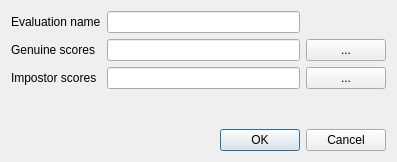
<?xml version="1.0" encoding="UTF-8"?>
<ui version="4.0">
 <class>DialogEvaluationLoad</class>
 <widget class="QDialog" name="DialogEvaluationLoad">
  <property name="geometry">
   <rect>
    <x>0</x>
    <y>0</y>
    <width>397</width>
    <height>162</height>
   </rect>
  </property>
  <property name="windowTitle">
   <string>Dialog</string>
  </property>
  <layout class="QVBoxLayout" name="verticalLayout">
   <item>
    <layout class="QGridLayout" name="gridLayout">
     <item row="1" column="0">
      <widget class="QLabel" name="label">
       <property name="text">
        <string>Genuine scores</string>
       </property>
      </widget>
     </item>
     <item row="2" column="2">
      <widget class="QPushButton" name="pbtnLoadImpostors">
       <property name="text">
        <string>...</string>
       </property>
      </widget>
     </item>
     <item row="1" column="2">
      <widget class="QPushButton" name="pbtnLoadGenuines">
       <property name="text">
        <string>...</string>
       </property>
      </widget>
     </item>
     <item row="1" column="1">
      <widget class="QLineEdit" name="leGenuineScores"/>
     </item>
     <item row="2" column="1">
      <widget class="QLineEdit" name="leImpostorScores"/>
     </item>
     <item row="2" column="0">
      <widget class="QLabel" name="label_2">
       <property name="text">
        <string>Impostor scores</string>
       </property>
      </widget>
     </item>
     <item row="0" column="0">
      <widget class="QLabel" name="label_3">
       <property name="text">
        <string>Evaluation name</string>
       </property>
      </widget>
     </item>
     <item row="0" column="1">
      <widget class="QLineEdit" name="leName"/>
     </item>
    </layout>
   </item>
   <item>
    <spacer name="verticalSpacer">
     <property name="orientation">
      <enum>Qt::Vertical</enum>
     </property>
     <property name="sizeHint" stdset="0">
      <size>
       <width>20</width>
       <height>40</height>
      </size>
     </property>
    </spacer>
   </item>
   <item>
    <widget class="QDialogButtonBox" name="buttonBox">
     <property name="orientation">
      <enum>Qt::Horizontal</enum>
     </property>
     <property name="standardButtons">
      <set>QDialogButtonBox::Cancel|QDialogButtonBox::Ok</set>
     </property>
    </widget>
   </item>
  </layout>
 </widget>
 <resources/>
 <connections>
  <connection>
   <sender>buttonBox</sender>
   <signal>accepted()</signal>
   <receiver>DialogEvaluationLoad</receiver>
   <slot>accept()</slot>
   <hints>
    <hint type="sourcelabel">
     <x>248</x>
     <y>254</y>
    </hint>
    <hint type="destinationlabel">
     <x>157</x>
     <y>274</y>
    </hint>
   </hints>
  </connection>
  <connection>
   <sender>buttonBox</sender>
   <signal>rejected()</signal>
   <receiver>DialogEvaluationLoad</receiver>
   <slot>reject()</slot>
   <hints>
    <hint type="sourcelabel">
     <x>316</x>
     <y>260</y>
    </hint>
    <hint type="destinationlabel">
     <x>286</x>
     <y>274</y>
    </hint>
   </hints>
  </connection>
 </connections>
</ui>
